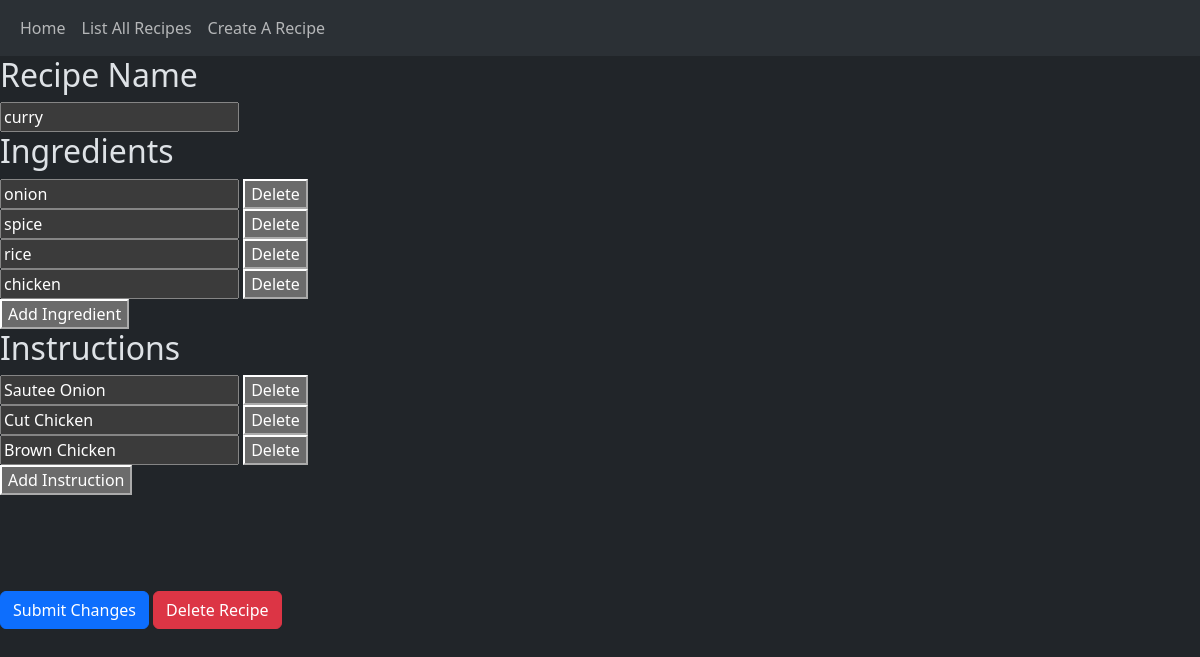
The page /recipes/edit/1 on the database as committed earlier.
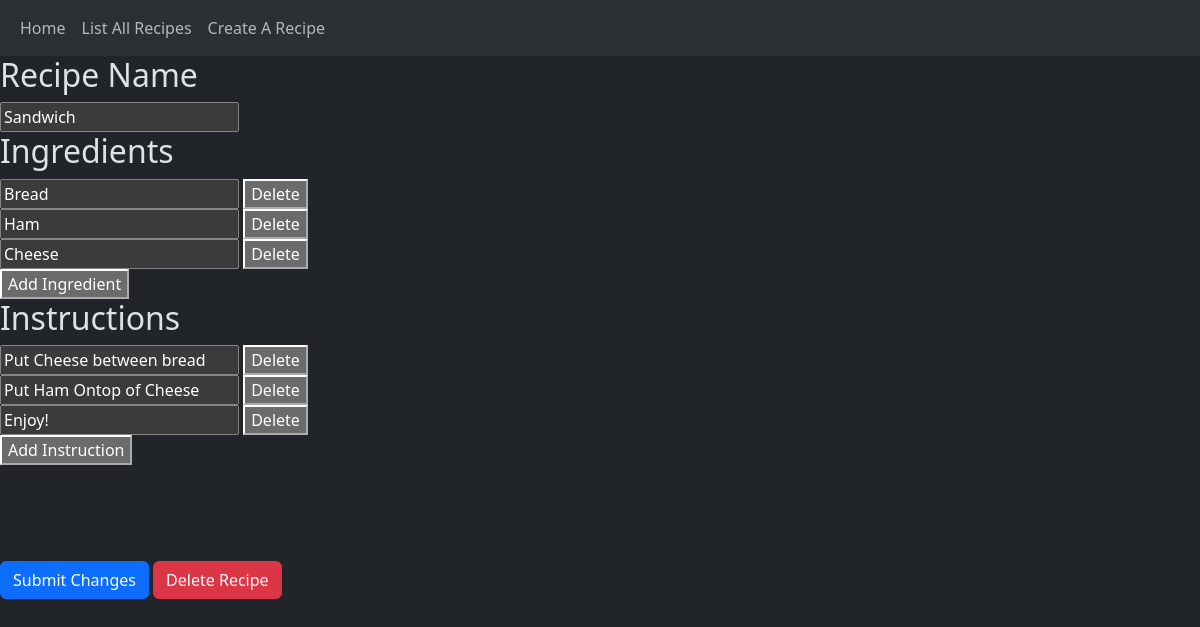
The same page on the database as committed later.
### src/models/recipe_model.py (models this page shows)
class BaseModel(Model):
    class Meta:
        database = db

class Recipes(BaseModel):
    id = PrimaryKeyField()
    name = CharField()
    created_at = TimestampField(default=datetime.now())
    updated_at = TimestampField(default=datetime.now())

class Ingredients(BaseModel):
    id = PrimaryKeyField()
    recipe = ForeignKeyField(Recipes, backref='ingredients')
    position = IntegerField()
    ingredient = CharField()
    created_at = TimestampField(default=datetime.now())
    updated_at = TimestampField(default=datetime.now())

class Instructions(BaseModel):
    id = PrimaryKeyField()
    recipe = ForeignKeyField(Recipes, backref='instructions')
    position = IntegerField()
    instruction = CharField()
    created_at = TimestampField(default=datetime.now())
    updated_at = TimestampField(default=datetime.now())

### src/controllers/recipe_controller.py (the view)
@app.route('/recipes/edit/<id>')
def edit_recipe(id):
    query_1 = Recipes().select(Recipes.name).where(Recipes.id == id).first()
    query_2 = Ingredients.select().where(Ingredients.recipe == id).order_by(Ingredients.position)
    query_3 = Instructions.select().where(Instructions.recipe == id).order_by(Instructions.position)
    recipe = {}
    recipe['name'] = query_1.name
    recipe['id'] = id
    recipe['ingredients'] = []
    for i, ele  in enumerate(query_2):
        recipe['ingredients'].append(ele.ingredient)
    recipe['instructions'] = []
    for i,ele in enumerate(query_3):
        recipe['instructions'].append(ele.instruction)
    return render_template('recipe_form.html', recipe=recipe)

### src/templates/recipe_form.html (shortened to what this page needs)
{% extends 'header.html' %}
{% block content %}
{% if 'id' in recipe %}
<form action="/submit_recipe/{{ recipe.id }}" method="post" id="recipe_form">
{% else %}
<form action="/submit_recipe" method="post" id="recipe_form">
{% endif %}
    <h2>Recipe Name</h2>
    {% if 'name' in recipe %}
    <input type="text" name="recipe" value="{{recipe.name}}">
    {% else %}
    <input type="text" name="recipe">
    {% endif %}
    <h2>Ingredients</h2>
    <div id="ingredients">
        {% if 'ingredients' in recipe %}
        {% for ingredient in recipe.ingredients %}
        <div class="ingredient">
            <input type="text" name="ingredient[]" value="{{ingredient}}">
            <button type="button" onclick="deleteElement(this)">Delete</button>
        </div>
        {% endfor %}
        {% else %}
        <div class="ingredient">
            <input type="text" name="ingredient[]">
            <button type="button" onclick="deleteElement(this)">Delete</button>
        </div>
        {% endif %}
    </div>
    <button type="button" class="" onclick="addIngredient()">Add Ingredient</button>
    <h2>Instructions</h2>
    <div id="instructions">
        {% if 'instructions' in recipe %}
        {% for instruction in recipe.instructions %}
        <div class="instruction">
            <input type="text" name="instruction[]" value="{{instruction}}">
            <button type="button" onclick="deleteElement(this)">Delete</button>
        </div>
        {% endfor %}
        {% else %}
        <div class="instruction">
            <input type="text" name="instruction[]">
            <button type="button" onclick="deleteElement(this)">Delete</button>
        </div>
        {% endif %}
    </div>
    <button type="button" class="" onclick="addInstruction()">Add Instruction</button>
    <br>
    <br>
    <br>
    <br>
    <br>
    {% if 'id' in recipe %}
    <button class="btn btn-primary" type="submit">Submit Changes</button>
    <a class="btn btn-danger" href="/delete/{{recipe.id}}">Delete Recipe</a>
    {%else%}
    <button class="btn btn-primary" type="submit">Create Recipe</button>
    {%endif%}
</form>
{% endblock %}

Rows that differ between the two databases and show on the page:
removed Ingredients: ingredient "onion"
removed Ingredients: ingredient "spice"
removed Ingredients: ingredient "rice"
removed Ingredients: ingredient "chicken"
removed Instructions: instruction "Sautee Onion"
removed Instructions: instruction "Cut Chicken"
removed Instructions: instruction "Brown Chicken"
changed Recipes: recipe "curry" → "Sandwich"
added Ingredients: ingredient "Bread"
added Ingredients: ingredient "Ham"
now on this page (row edited): Ingredients: ingredient "Cheese"
added Instructions: instruction "Put Cheese between bread"
added Instructions: instruction "Put Ham Ontop of Cheese"
now on this page (row edited): Instructions: instruction "Enjoy!"
